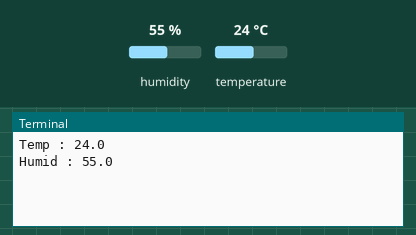
Simulated run of this program. Board: Raspberry Pi (BCM pin numbers). Parts: the last lines printed to the terminal. Inputs (shaded band) come from the test bench; at power-on: humidity 55 %, temperature 24 °C.

Above: at 1.2 s.
1.3 s: humidity set to 22 %
At 4.3 s:
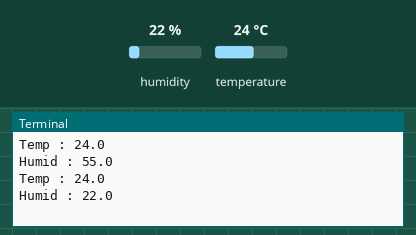
4.7 s: temperature set to 12 °C
At 5.9 s:
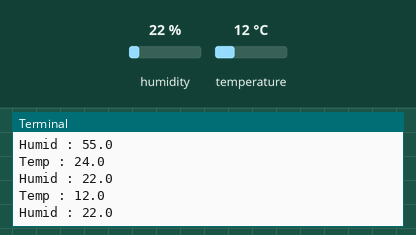
8.1 s: humidity set to 40 %
At 8.8 s:
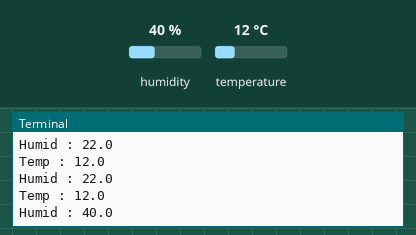
Timing chart, 0 to 11.1 s (numbered marks = the images above; inputs shaded):
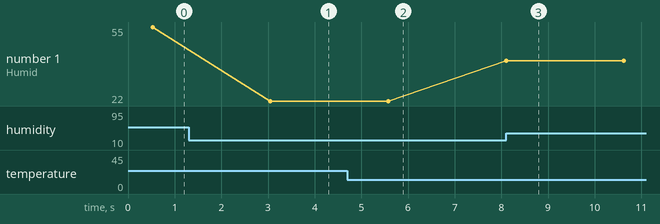

The program:

LAB02_DHT22.py
```python
import Adafruit_DHT
import time

dhtType = Adafruit_DHT.DHT22
dhtPin = 10

while True:
	humid, temp = Adafruit_DHT.read_retry(dhtType, dhtPin)
	print('Temp : %0.1f'% temp)
	print('Humid : %0.1f'% humid)
	time.sleep(2)
```

Measured:
- after the input at 1.3 s, the terminal: prints a new line after 1.8 s (image 1)
- after the input at 4.7 s, the terminal: prints a new line after 0.88 s (image 2)
- after the input at 8.1 s, the terminal: prints a new line at once (image 3)
- plotted number 1: 55 → 22 after the input at 1.3 s, 22 → 40 after the input at 8.1 s
